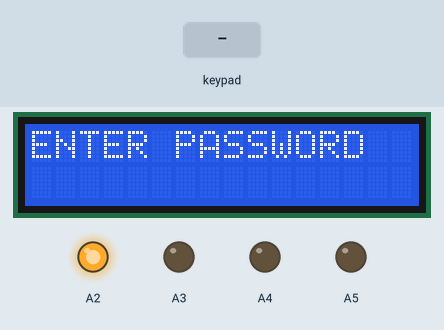
Simulated run of this program. Board: Arduino Uno, built with avr-gcc and run on an emulated ATmega328P. Parts: 16×2 character LCD, output pins drawn as LEDs (lit = HIGH). Wiring (inferred from the names in the program): 4×4 keypad with keys 1 2 3 * 4 5 6 D 7 8 9 B C 0 # A: rows pin 2, pin 3, pin 4, pin 5; columns pin 6, pin 7, pin 8, pin 9. Inputs (shaded band) come from the test bench.

Above: at 1.2 s.
1.3 s: keypad keys 1 3 9 7 2 2 # pressed 0.4 s apart
At 5.2 s:
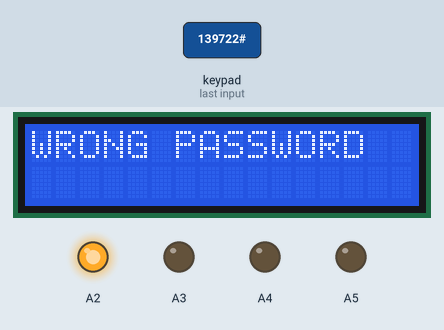
5.6 s: keypad keys 1 2 3 4 5 6 A pressed 0.4 s apart
At 9.3 s:
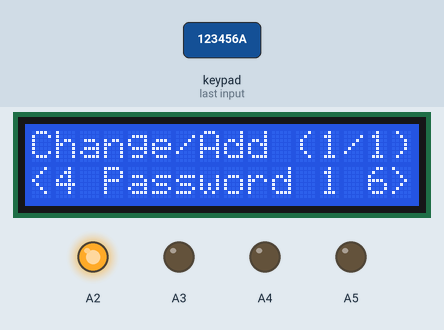
11.4 s: key '6' pressed
At 11.9 s:
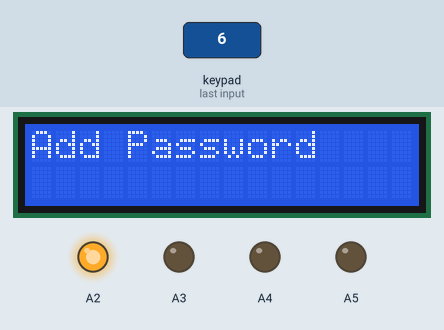
14.4 s: keypad keys 1 2 3 4 5 6 pressed 0.4 s apart
At 17.2 s:
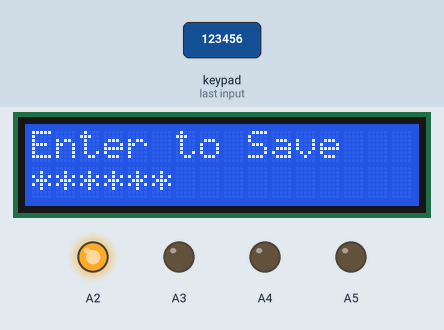
18.3 s: key '1' pressed
At 19.0 s:
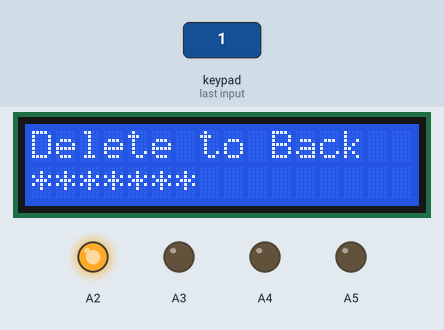
21.3 s: key '9' pressed
At 22.5 s:
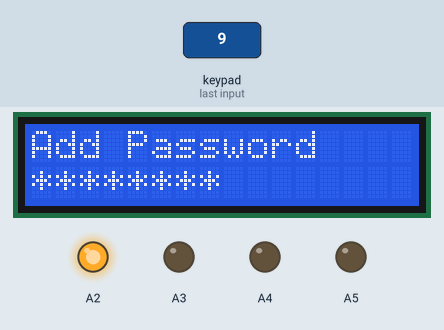
Timing chart, 0 to 24.3 s (numbered marks = the images above; inputs shaded):
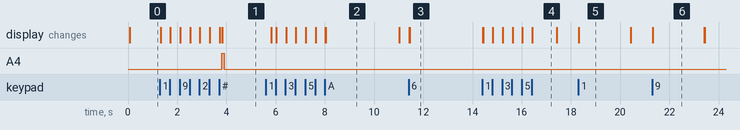

The program:

main.cpp
```cpp
#include <Arduino.h>
#include <LiquidCrystal.h>
#include "Config.h"
#include "DoorLockApp.h"
#include "MatrixKeypad.h"

static DoorLockApp app;
static MatrixKeypad keypad;
static LiquidCrystal lcd(Config::LCD_RS,Config::LCD_E,Config::LCD_D4,
                         Config::LCD_D5,Config::LCD_D6,Config::LCD_D7);
static char desired[2][17],shown[2][16];
static uint32_t lastFrame=0,lastLcdWrite=0,unlockSince=0,errorSince=0;
static bool unlockPulse=false,errorPulse=false;

static void buzzerWrite(bool on) {
    digitalWrite(Config::BUZZER,(on != Config::BUZZER_ACTIVE_LOW)?HIGH:LOW);
}
static void outputTask(uint32_t now) {
    const uint8_t events=app.takeEvents();
    if(events & DoorLockApp::UnlockEvent) { unlockSince=now;unlockPulse=true; }
    if(events & DoorLockApp::ErrorEvent) { errorSince=now;errorPulse=true; }
    if(unlockPulse && uint32_t(now-unlockSince)>=Config::STATUS_PULSE_MS) unlockPulse=false;
    if(errorPulse && uint32_t(now-errorSince)>=Config::STATUS_PULSE_MS) errorPulse=false;
    digitalWrite(Config::UNLOCK_EVENT,unlockPulse?HIGH:LOW);
    digitalWrite(Config::ERROR_EVENT,errorPulse?HIGH:LOW);
    digitalWrite(Config::LOCKED_STATUS,app.locked()?HIGH:LOW);
    buzzerWrite(app.bellOn(now));
}
static void lcdTask(uint32_t now,uint32_t nowUs) {
    if(uint32_t(now-lastFrame)>=20) {
        lastFrame=now;app.render(now,desired[0],desired[1]);
    }
    if(uint32_t(nowUs-lastLcdWrite)<500) return;
    // At most one changed character per loop; never rewrite/clear a whole frame.
    for(uint8_t row=0;row<2;++row) for(uint8_t col=0;col<16;++col) {
        if(shown[row][col]!=desired[row][col]) {
            lcd.setCursor(col,row);
            lcd.write(uint8_t(desired[row][col]));
            shown[row][col]=desired[row][col];lastLcdWrite=nowUs;
            return;
        }
    }
}
void setup() {
    // Latch safe levels before switching GPIO to output mode.
    buzzerWrite(false);pinMode(Config::BUZZER,OUTPUT);
    digitalWrite(Config::UNLOCK_EVENT,LOW);pinMode(Config::UNLOCK_EVENT,OUTPUT);
    digitalWrite(Config::ERROR_EVENT,LOW);pinMode(Config::ERROR_EVENT,OUTPUT);
    digitalWrite(Config::LOCKED_STATUS,LOW);pinMode(Config::LOCKED_STATUS,OUTPUT);
    lcd.begin(16,2);lcd.noCursor();lcd.noBlink();
    app.reset(millis());keypad.begin(micros());
    app.render(millis(),desired[0],desired[1]);
    memset(shown,0,sizeof(shown));
}
void loop() {
    const uint32_t now=millis();
    app.tick(now);
    const char key=keypad.poll(micros());
    if(key) app.handleKey(key,now);
    outputTask(now);
    lcdTask(now,micros());
}
```

DoorLockApp.h
```cpp
#pragma once
#include <stdint.h>
#include <string.h>

// Hardware-independent controller. Fixed-size storage, no heap allocation.
class DoorLockApp {
public:
    static const uint8_t MaxPasswords=4, MinDigits=6, MaxDigits=128;
    enum Screen : uint8_t { Entry, Checking, Result, Locked, Menu, Change, Add };
    enum Event : uint8_t { UnlockEvent=1, ErrorEvent=2 };

    DoorLockApp() { reset(0); }
    void reset(uint32_t now) {
        memset(passwords_,0,sizeof(passwords_));
        memset(lengths_,0,sizeof(lengths_));
        memcpy(passwords_[0],"123456",6);
        lengths_[0]=6; count_=1; selected_=0; saveSlot_=0; failures_=0;
        brief_=false; reveal_=false; resultSuccess_=false;
        bellActive_=false; bellSince_=now; events_=0;
        clearInput(); setScreen(Entry,now);
    }

    void tick(uint32_t now) {
        if (bellActive_ && elapsed(now,bellSince_)>=550) bellActive_=false;
        if (screen_==Checking && elapsed(now,screenSince_)>=100) {
            bool matched=false;
            for(uint8_t slot=0;slot<count_;++slot)
                if(lengths_[slot]==inputLength_ &&
                   memcmp(passwords_[slot],input_,inputLength_)==0) matched=true;
            clearInput();
            if(matched) {
                failures_=0; resultSuccess_=true; events_|=UnlockEvent;
                setScreen(Result,now);
            } else {
                ++failures_; events_|=ErrorEvent; resultSuccess_=false;
                setScreen(failures_>=3 ? Locked : Result,now);
            }
        } else if(screen_==Result && elapsed(now,screenSince_)>=2000) {
            clearInput(); setScreen(Entry,now);
        } else if(screen_==Locked && elapsed(now,screenSince_)>=30000) {
            failures_=0; clearInput(); setScreen(Entry,now);
        }
    }

    void handleKey(char key,uint32_t now) {
        if(key=='C') {
            if(!bellActive_ || elapsed(now,bellSince_)>=550) {
                bellActive_=true; bellSince_=now;
            }
            return;
        }
        if(screen_==Menu) {
            if(key=='4') {
                if(selected_>0) --selected_;
                screenSince_=now;
            } else if(key=='6') {
                if(selected_+1<count_) { ++selected_; screenSince_=now; }
                else if(count_<MaxPasswords) {
                    saveSlot_=count_; clearInput(); setScreen(Add,now);
                } else screenSince_=now;
            } else if(key=='#') {
                saveSlot_=selected_; clearInput(); setScreen(Change,now);
            } else if(key=='D') { clearInput(); setScreen(Entry,now); }
            return;
        }
        if(screen_!=Entry && screen_!=Change && screen_!=Add) return;
        if(key>='0' && key<='9') {
            if(inputLength_<MaxDigits) {
                input_[inputLength_++]=key;
                reveal_=brief_; revealSince_=now;
            }
        } else if(key=='*') {
            if(inputLength_>0) input_[--inputLength_]=0;
            reveal_=false;
        } else if(key=='B') { brief_=!brief_; reveal_=false; }
        else if(key=='D') {
            clearInput();
            if(screen_!=Entry) setScreen(Menu,now);
        } else if(key=='A' && screen_==Entry) {
            selected_=0; clearInput(); setScreen(Menu,now);
        } else if(key=='#') {
            reveal_=false;
            if(inputLength_<MinDigits) { events_|=ErrorEvent; return; }
            if(screen_==Entry) setScreen(Checking,now);
            else {
                memcpy(passwords_[saveSlot_],input_,inputLength_);
                lengths_[saveSlot_]=inputLength_;
                if(saveSlot_==count_) ++count_;
                selected_=saveSlot_; clearInput(); setScreen(Menu,now);
            }
        }
    }

    void render(uint32_t now,char first[17],char second[17]) const {
        blank(first); blank(second);
        switch(screen_) {
            case Entry: text(first,"ENTER PASSWORD"); break;
            case Checking: text(first,"CHECKING..."); break;
            case Result: text(first,resultSuccess_?"UNLOCKED":"WRONG PASSWORD"); break;
            case Locked: text(first,"LOCKED"); break;
            case Menu:
                text(first,"Change/Add (1/1)");
                first[12]=char('1'+selected_); first[14]=char('0'+count_);
                if((elapsed(now,screenSince_)/3000)%2) text(second,"<4Press Enter 6>");
                else { text(second,"<4 Password 1 6>");second[12]=char('1'+selected_); }
                return;
            case Change:
            case Add: {
                const uint8_t phase=uint8_t((elapsed(now,screenSince_)/3000)%3);
                if(phase==1) text(first,"Enter to Save");
                else if(phase==2) text(first,"Delete to Back");
                else text(first,screen_==Change?"Change Password":"Add Password");
                break;
            }
        }
        if(screen_==Entry || screen_==Change || screen_==Add) {
            const uint8_t start=inputLength_>16 ? inputLength_-16 : 0;
            for(uint8_t i=0;i<16 && uint16_t(start)+i<inputLength_;++i) {
                const uint8_t address=start+i;
                const bool visible=brief_ && reveal_ && elapsed(now,revealSince_)<800
                                   && address==inputLength_-1;
                second[i]=visible ? input_[address] : '*';
            }
        }
    }

    bool bellOn(uint32_t now) const {
        const uint32_t t=elapsed(now,bellSince_);
        return bellActive_ && (t<200 || (t>=350 && t<550));
    }
    uint8_t takeEvents() { const uint8_t value=events_;events_=0;return value; }
    Screen screen() const { return screen_; }
    bool locked() const { return screen_==Locked; }
    uint8_t passwordCount() const { return count_; }
    uint8_t selectedPassword() const { return selected_; }
    uint8_t inputLength() const { return inputLength_; }
    uint8_t failureCount() const { return failures_; }

private:
    char passwords_[MaxPasswords][MaxDigits];
    char input_[MaxDigits];
    uint8_t lengths_[MaxPasswords];
    uint8_t count_,selected_,saveSlot_,failures_,inputLength_,events_;
    Screen screen_;
    bool brief_,reveal_,resultSuccess_,bellActive_;
    uint32_t screenSince_,revealSince_,bellSince_;
    static uint32_t elapsed(uint32_t now,uint32_t since) { return now-since; }
    static void blank(char line[17]) { memset(line,' ',16);line[16]=0; }
    static void text(char line[17],const char* value) {
        for(uint8_t i=0;i<16 && value[i];++i) line[i]=value[i];
    }
    void clearInput() { memset(input_,0,sizeof(input_));inputLength_=0;reveal_=false; }
    void setScreen(Screen screen,uint32_t now) { screen_=screen;screenSince_=now;reveal_=false; }
};
```

Config.h
```cpp
#pragma once
#include <Arduino.h>

namespace Config {
// Arduino Uno aliases, NOT the old FPGA Pxxx numbers.
static const uint8_t ROW_PINS[4] = {2, 3, 4, 5};
static const uint8_t COL_PINS[4] = {6, 7, 8, 9};
static const uint8_t LCD_RS=10, LCD_E=11;
static const uint8_t LCD_D4=12, LCD_D5=13, LCD_D6=A0, LCD_D7=A1;
static const uint8_t BUZZER=A2;
// A logic-input active buzzer module, inactive HIGH like the FPGA version.
static const bool BUZZER_ACTIVE_LOW=true;
static const uint8_t UNLOCK_EVENT=A3, ERROR_EVENT=A4, LOCKED_STATUS=A5;
static const uint16_t STATUS_PULSE_MS=100;
static const uint16_t SCAN_ROW_US=1000;
static const uint8_t PRESS_FRAMES=5;   // about 20 ms of stable press
static const uint8_t RELEASE_FRAMES=2; // about 8 ms of stable release
}
```

MatrixKeypad.h
```cpp
#pragma once
#include <Arduino.h>
#include "Config.h"

class MatrixKeypad {
public:
    void begin(uint32_t nowUs) {
        row_=0; bitmap_=0; candidate_=0; frames_=0; armed_=true; lastScan_=nowUs;
        for(uint8_t i=0;i<4;++i) {
            digitalWrite(Config::ROW_PINS[i],LOW);
            pinMode(Config::ROW_PINS[i],INPUT); // inactive rows are high impedance
            pinMode(Config::COL_PINS[i],INPUT_PULLUP);
        }
        pinMode(Config::ROW_PINS[0],OUTPUT);
    }
    char poll(uint32_t nowUs) {
        if(uint32_t(nowUs-lastScan_)<Config::SCAN_ROW_US) return 0;
        lastScan_=nowUs;
        uint8_t bits=0;
        for(uint8_t c=0;c<4;++c)
            if(digitalRead(Config::COL_PINS[c])==LOW) bits|=uint8_t(1U<<c);
        const uint8_t shift=row_*4;
        bitmap_=(bitmap_ & ~(uint16_t(15U)<<shift)) | (uint16_t(bits)<<shift);
        pinMode(Config::ROW_PINS[row_],INPUT);
        row_=(row_+1)&3;
        // LOW was latched in begin(), so setting OUTPUT never drives HIGH.
        pinMode(Config::ROW_PINS[row_],OUTPUT);
        if(row_!=0) return 0;
        if(bitmap_!=candidate_) { candidate_=bitmap_;frames_=1; }
        else if(frames_<255) ++frames_;
        const uint8_t required=candidate_==0 ? Config::RELEASE_FRAMES : Config::PRESS_FRAMES;
        if(frames_<required) return 0;
        if(candidate_==0) { armed_=true;return 0; }
        if(!armed_) return 0;
        armed_=false;
        // Reject overlapping keys/ghost combinations until stable full release.
        if((candidate_ & (candidate_-1))!=0) return 0;
        static const char keys[16]={'1','2','3','*','4','5','6','D','7','8','9','B','C','0','#','A'};
        for(uint8_t bit=0;bit<16;++bit)
            if(candidate_==uint16_t(1U<<bit)) return keys[bit];
        return 0;
    }
private:
    uint32_t lastScan_;
    uint16_t bitmap_,candidate_;
    uint8_t row_,frames_;
    bool armed_;
};
```

Measured:
- after the input at 1.3 s, A4: LOW → HIGH after 2.5 s, → LOW 0.10 s later; the display: first changes at once (image 1 shows a later state)
- after the input at 5.6 s, the display: first differs from a run without the input after 0.43 s (image 2 shows a later state)
- after the input at 11.4 s, the display: first changes at once (image 3 shows a later state)
- after the input at 14.4 s, the display: first differs from a run without the input at once (image 4 shows a later state)
- after the input at 18.3 s, the display: changes at once (image 5)
- after the input at 21.3 s, the display: changes at once (image 6)
- what the display in image 2 shows lasts 3.0 s, from 8.0 s to 11.0 s
